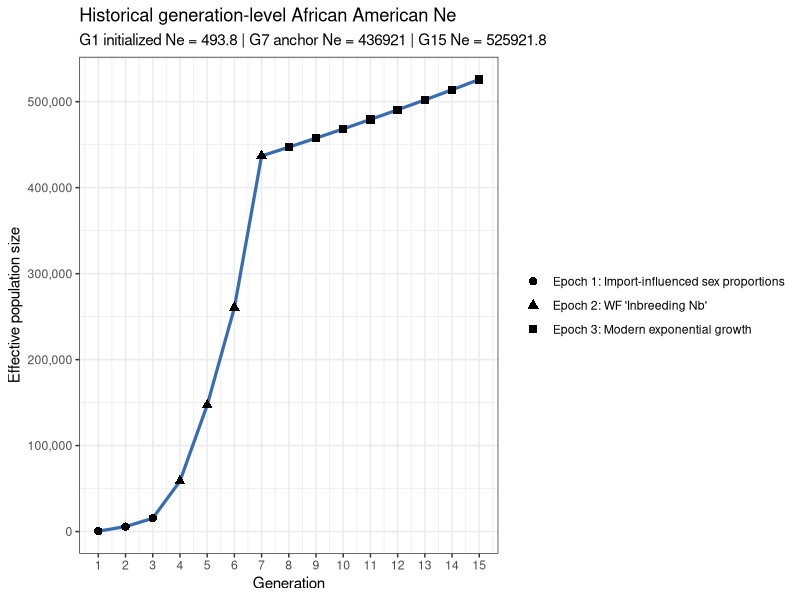
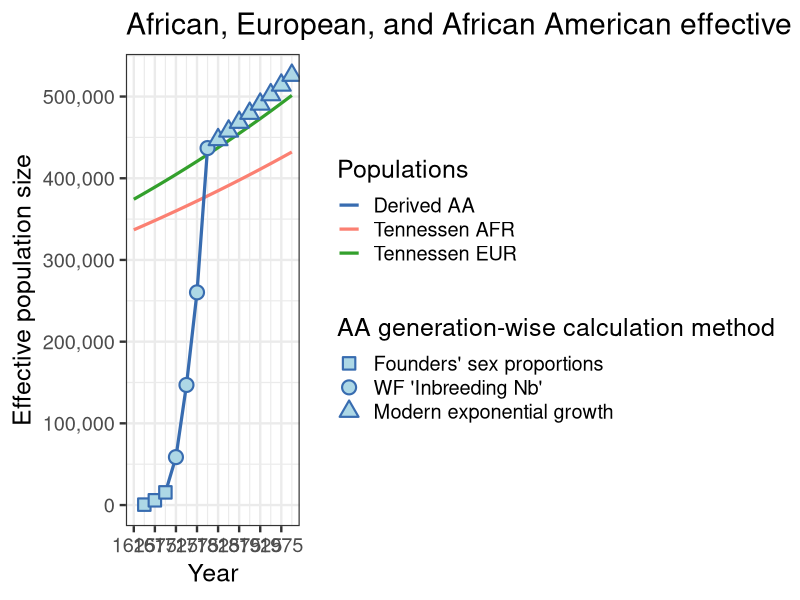
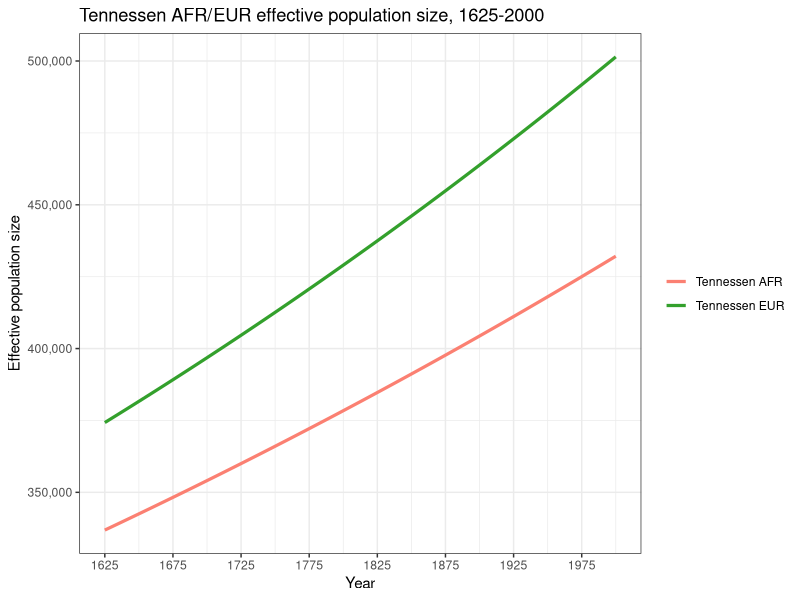

These charts were generated, in order, by the following R code:
# ______________________________________________________________________________
# Aydin Karatas
# ___
# University of Southern California
# Department of Quantitative and Computational Biology
# Mooney Lab
# ___
# calc.3T.Ne.R
# ______________________________________________________________________________


# pattern: Mixed (script)
# Reason: this analysis script combines calculations with printing/plotting.

library(tidyverse)

# functions ----
# validate that a given value is a single non-negative whole generation.
# `value` is the candidate input and `name` is used in the error message.
validate.whole.generation.count <- function(value, name) {
  if (
    length(value) != 1 ||
      is.na(value) ||
      !is.finite(value) ||
      value != as.integer(value) ||
      value < 0
  ) {
    stop(name, " must be a non-negative whole generation count", call. = FALSE)
  }

  as.integer(value)
}

# build a generation sequence that can be empty when the requested length is 0.
# `start` is the first generation in the block and `len` is the block length.
build.generation.block <- function(start, len) {
  if (len == 0) {
    return(integer(0))
  }

  seq.int(start, start + len - 1L)
}

# return an explicit argument when provided, otherwise pull the default.
# `value` is the user-supplied override, `name` is the default binding name,
# and `defaults.env` is the environment that stores the fallback value.
resolve.default.param <- function(value, name, defaults.env) {
  if (!is.null(value)) {
    return(value)
  }

  get(name, envir = defaults.env)
}

# build the modeled generation layout for the three epochs.
# `epoch.*.len` are the epoch lengths, `gen.time` and `present.year` define the
# timeline, and `start.year` sets the first modeled generation boundary.
calc.epoch.config <- function(
    epoch.1.len,
    epoch.2.len,
    epoch.3.len,
    gen.time,
    present.year,
    start.year = 1625
) {
  epoch.1.len <- validate.whole.generation.count(
    epoch.1.len,
    "epoch.1.len"
  )
  epoch.2.len <- validate.whole.generation.count(
    epoch.2.len,
    "epoch.2.len"
  )
  epoch.3.len <- validate.whole.generation.count(
    epoch.3.len,
    "epoch.3.len"
  )

  max.epoch.1.len <- 7L

  if (epoch.1.len > max.epoch.1.len) {
    stop("epoch.1.len cannot exceed 7 modeled generations", call. = FALSE)
  }

  year.span <- present.year - start.year
  total.generations <- year.span / gen.time

  if (total.generations != as.integer(total.generations)) {
    stop(
      "present.year - start.year must be divisible by gen.time",
      call. = FALSE
    )
  }

  total.generations <- as.integer(total.generations)
  total.epoch.len <- epoch.1.len + epoch.2.len + epoch.3.len

  if (total.epoch.len != total.generations) {
    stop(
      "total epoch length must equal (present.year - start.year) / gen.time",
      call. = FALSE
    )
  }

  epoch.1.generations <- build.generation.block(1L, epoch.1.len)
  epoch.2.generations <- build.generation.block(epoch.1.len + 1L, epoch.2.len)
  epoch.3.first.generation <- if (epoch.3.len == 0) {
    NA_integer_
  } else {
    epoch.1.len + epoch.2.len + 1L
  }
  epoch.3.generations <- build.generation.block(
    epoch.1.len + epoch.2.len + 1L,
    epoch.3.len
  )

  epoch.3.anchor.generation <- NA_integer_

  if (epoch.3.len > 0) {
    if (epoch.2.len > 0) {
      epoch.3.anchor.generation <- max(epoch.2.generations)
    } else if (epoch.1.len > 0) {
      epoch.3.anchor.generation <- max(epoch.1.generations)
    } else {
      stop(
        "epoch 3 requires a prior non-empty epoch to provide an anchor",
        call. = FALSE
      )
    }
  }

  list(
    epoch.1.len = epoch.1.len,
    epoch.2.len = epoch.2.len,
    epoch.3.len = epoch.3.len,
    max.epoch.1.len = max.epoch.1.len,
    start.year = start.year,
    total.generations = total.generations,
    final.generation = total.generations,
    epoch.1.generations = epoch.1.generations,
    epoch.1.sex.generations = epoch.1.generations[epoch.1.generations >= 2],
    epoch.2.generations = epoch.2.generations,
    epoch.2.parental.generations = epoch.2.generations[
      epoch.2.generations >= 2
    ],
    epoch.3.generations = epoch.3.generations,
    epoch.3.first.generation = epoch.3.first.generation,
    epoch.3.anchor.generation = epoch.3.anchor.generation
  )
}

# create the African and European ancestry proportions by modeled generation.
# `mooney.cg[1]` is a dummy value for alignment. The paper-derived values start
# at `mooney.cg[2]`, so modeled G1 uses position 2.
build.mixing.props <- function(
    epoch.config,
    mooney.cg,
    epoch.1.eur.prop,
    epoch.2.afr.prop,
    epoch.2.eur.prop,
    epoch.3.afr.prop,
    epoch.3.eur.prop
) {
  if (epoch.config$epoch.1.len > length(mooney.cg) - 1L) {
    stop(
      "epoch.1.len cannot exceed paper-derived mooney.cg values",
      call. = FALSE
    )
  }

  epoch.1.cg <- if (epoch.config$epoch.1.len == 0L) {
    numeric(0)
  } else {
    mooney.cg[seq.int(2L, epoch.config$epoch.1.len + 1L)]
  }
  s.eur <- c(
    rep(epoch.1.eur.prop, epoch.config$epoch.1.len),
    rep(epoch.2.eur.prop, epoch.config$epoch.2.len),
    rep(epoch.3.eur.prop, epoch.config$epoch.3.len)
  )
  s.afr <- c(
    (1 - epoch.1.eur.prop) * epoch.1.cg,
    rep(epoch.2.afr.prop, epoch.config$epoch.2.len),
    rep(epoch.3.afr.prop, epoch.config$epoch.3.len)
  )

  if (
    length(s.eur) != epoch.config$total.generations ||
      length(s.afr) != epoch.config$total.generations
  ) {
    stop("AA.mixing.props vectors must not recycle", call. = FALSE)
  }

  tibble(
    g = seq_len(epoch.config$total.generations),
    s.afr = s.afr,
    s.eur = s.eur,
    h = pmax(1 - s.afr - s.eur, 0)
  )
}

# intersect generation windows with historical periods and measure coverage.
# `window.tbl` is the generation map and `hacker.tbl` is the historical  period
# table with start and end years.
calc.period.overlaps <- function(window.tbl, hacker.tbl) {
  merge(window.tbl, hacker.tbl, by = NULL) %>%
    as_tibble() %>%
    mutate(
      period.length = end.year - start.year,
      overlap.start.year = pmax(window.start.year, start.year),
      overlap.end.year = pmin(window.end.year, end.year),
      overlap.years = pmax(0, overlap.end.year - overlap.start.year),
      overlap.weight = overlap.years / period.length
    ) %>%
    filter(overlap.years > 0) %>%
    arrange(generation, start.year)
}

# estimate population size at a year by interpolating inside a period.
# `year` is the target year to query and `hacker.tbl` contains the period
# boundaries plus beginning and ending population sizes.
calc.boundary.population <- function(year, hacker.tbl) {
  if (is.na(year)) {
    return(NA_real_)
  }

  if (year < min(hacker.tbl$start.year) || year > max(hacker.tbl$end.year)) {
    return(NA_real_)
  }

  period.idx <- which(
    hacker.tbl$start.year <= year & hacker.tbl$end.year >= year
  )
  period.idx <- period.idx[length(period.idx)]
  period.row <- hacker.tbl[period.idx, ]
  period.length <- period.row$end.year - period.row$start.year
  period.frac <- (year - period.row$start.year) / period.length

  period.row$pop.beginning +
    period.frac * (period.row$pop.end - period.row$pop.beginning)
}

# build a generation map with explicit labels and calendar windows.
# G0 can be built with `first.generation = 0`, but modeled output starts at G1.
build.generation.map <- function(
    first.generation,
    generation.count,
    start.year,
    gen.time
) {
  tibble(
    generation = seq.int(
      first.generation,
      first.generation + generation.count - 1L
    ),
    generation.start.year = seq(
      start.year,
      start.year + gen.time * (generation.count - 1L),
      by = gen.time
    ),
    generation.end.year = generation.start.year + gen.time,
    generation.window.years = generation.end.year - generation.start.year,
    window.start.year = generation.start.year,
    window.end.year = generation.end.year
  )
}

# aggregate historical inputs over generation windows.
# This returns source-history summaries only; callers decide which rows are part
# of the modeled trajectory.
aggregate.generation.history <- function(
    generation.map,
    hacker.tbl,
    hacker.end.year
) {
  history.overlap <- calc.period.overlaps(generation.map, hacker.tbl) %>%
    select(
      generation,
      generation.start.year,
      generation.end.year,
      period,
      start.year,
      end.year,
      overlap.start.year,
      overlap.end.year,
      overlap.years,
      overlap.weight,
      imported,
      births,
      assumed.birth.rate,
      person.years.lived
    )

  history.agg <- history.overlap %>%
    group_by(generation, generation.start.year, generation.end.year) %>%
    summarise(
      periods = paste(period, collapse = ", "),
      imported = sum(imported * overlap.weight, na.rm = TRUE),
      births = sum(births * overlap.weight, na.rm = TRUE),
      birth.rate = weighted.mean(
        assumed.birth.rate,
        person.years.lived * overlap.weight,
        na.rm = TRUE
      ),
      aggregation.start.year = min(overlap.start.year),
      aggregation.end.year = max(overlap.end.year),
      hacker.window.years = sum(overlap.years),
      .groups = "drop"
    )

  history.agg <- generation.map %>%
    select(
      generation,
      generation.start.year,
      generation.end.year,
      generation.window.years
    ) %>%
    left_join(
      history.agg,
      by = c("generation", "generation.start.year", "generation.end.year")
    ) %>%
    mutate(
      population.boundary.year = if_else(
        generation.start.year < hacker.end.year,
        pmin(generation.end.year, hacker.end.year),
        NA_real_
      ),
      pop.end = map_dbl(
        population.boundary.year,
        calc.boundary.population,
        hacker.tbl = hacker.tbl
      ),
      is.truncated = !is.na(hacker.window.years) &
        hacker.window.years < generation.window.years
    )

  list(overlap = history.overlap, agg = history.agg)
}

# add a readable epoch label to each generation row.
# `AA.ne` is the analysis table and `epoch.config` supplies the generation
# ranges used to assign the three epoch labels.
make.epoch.labels <- function(AA.ne, epoch.config) {
  epoch.1.label <- if (length(epoch.config$epoch.1.generations) > 0) {
    "Epoch 1: Import-influenced sex proportions"
  } else {
    NA_character_
  }
  epoch.2.label <- if (length(epoch.config$epoch.2.generations) > 0) {
      "Epoch 2: WF 'Inbreeding Nb'"
  } else {
    NA_character_
  }
  epoch.3.label <- if (length(epoch.config$epoch.3.generations) > 0) {
      "Epoch 3: Modern exponential growth"
  } else {
    NA_character_
  }

  AA.ne %>%
    mutate(
      epoch = case_when(
        generation %in% epoch.config$epoch.1.generations ~ epoch.1.label,
        generation %in% epoch.config$epoch.2.generations ~ epoch.2.label,
        generation %in% epoch.config$epoch.3.generations ~ epoch.3.label
      )
    )
}

# check that the derived tables are internally consistent before returning.
# `AA.ne`, `AA.overlap`, and `AA.mixing.props` are the computed outputs, while
# the remaining arguments provide the timeline and boundary checks.
validate.analysis.outputs <- function(
    AA.ne,
    AA.overlap,
    AA.mixing.props,
    epoch.config,
    gen.time,
    present.year
) {
  stopifnot(
    identical(
      sort(AA.ne$generation),
      seq_len(epoch.config$total.generations)
    ),
    nrow(AA.mixing.props) == epoch.config$total.generations,
    identical(AA.mixing.props$g, seq_len(epoch.config$total.generations)),
    all(AA.ne$generation.window.years == gen.time),
    AA.ne$generation.start.year[1] == epoch.config$start.year,
    AA.ne$generation.end.year[epoch.config$final.generation] == present.year,
    all(AA.overlap$overlap.weight > 0),
    all(AA.overlap$overlap.weight <= 1),
    !is.na(AA.ne$female.total[1]),
    !is.na(AA.ne$male.total[1]),
    all(!is.na(AA.ne$female.total[epoch.config$epoch.1.sex.generations])),
    all(!is.na(AA.ne$male.total[epoch.config$epoch.1.sex.generations])),
    all(
      !is.na(
        AA.ne$parental.population[epoch.config$epoch.2.parental.generations]
      )
    ),
    all(!is.na(AA.ne$k[epoch.config$epoch.2.generations])),
    all(is.finite(AA.ne$admix.ne[epoch.config$epoch.2.generations])),
    all(AA.ne$admix.ne[epoch.config$epoch.2.generations] > 0),
    all(is.finite(AA.ne$import.ne[epoch.config$epoch.2.generations])),
    all(AA.ne$import.ne[epoch.config$epoch.2.generations] >= 0),
    all(
      is.na(AA.ne$import.female[epoch.config$epoch.2.generations]) |
        AA.ne$import.female[epoch.config$epoch.2.generations] > 0
    ),
    all(
      is.na(AA.ne$import.male[epoch.config$epoch.2.generations]) |
        AA.ne$import.male[epoch.config$epoch.2.generations] > 0
    ),
    all(
      abs(
        AA.ne$ne[epoch.config$epoch.2.generations] -
          AA.ne$admix.ne[epoch.config$epoch.2.generations] -
          AA.ne$import.ne[epoch.config$epoch.2.generations]
      ) < 1e-6
    ),
    all(
      AA.ne$import.ne[
        epoch.config$epoch.2.generations[
          AA.ne$imported[epoch.config$epoch.2.generations] <= 0
        ]
      ] == 0
    ),
    all(
      grepl(
        "^Epoch 3:",
        AA.ne$epoch[epoch.config$epoch.3.generations]
      )
    ),
    all(is.finite(AA.ne$ne)),
    all(AA.ne$ne > 0)
  )
}

# compute the full AA Ne analysis and return every intermediate table.
# the scalar arguments control the demographic timeline, G1 initialization, and
# epoch settings, while `mooney.cg` and `hacker.tbl` provide the input data.
calc.aa.ne.results <- function(
    gen.time = NULL,
    hacker.end.year = NULL,
    present.year = NULL,
    epoch.1.len = NULL,
    epoch.2.len = NULL,
    epoch.3.len = NULL,
    epoch.3.growth.rate = NULL,
    mooney.cg = NULL,
    epoch.1.eur.prop = NULL,
    epoch.2.afr.prop = NULL,
    epoch.2.eur.prop = NULL,
    epoch.3.afr.prop = NULL,
    epoch.3.eur.prop = NULL,
    hacker.tbl = NULL
) {
  defaults.env <- parent.env(environment())
  gen.time <- resolve.default.param(gen.time, "gen.time", defaults.env)
  hacker.end.year <- resolve.default.param(
    hacker.end.year,
    "hacker.end.year",
    defaults.env
  )
  present.year <- resolve.default.param(
    present.year,
    "present.year",
    defaults.env
  )
  epoch.1.len <- resolve.default.param(
    epoch.1.len,
    "epoch.1.len",
    defaults.env
  )
  epoch.2.len <- resolve.default.param(
    epoch.2.len,
    "epoch.2.len",
    defaults.env
  )
  epoch.3.len <- resolve.default.param(
    epoch.3.len,
    "epoch.3.len",
    defaults.env
  )
  epoch.3.growth.rate <- resolve.default.param(
    epoch.3.growth.rate,
    "epoch.3.growth.rate",
    defaults.env
  )
  mooney.cg <- resolve.default.param(mooney.cg, "mooney.cg", defaults.env)
  epoch.1.eur.prop <- resolve.default.param(
    epoch.1.eur.prop,
    "epoch.1.eur.prop",
    defaults.env
  )
  epoch.2.afr.prop <- resolve.default.param(
    epoch.2.afr.prop,
    "epoch.2.afr.prop",
    defaults.env
  )
  epoch.2.eur.prop <- resolve.default.param(
    epoch.2.eur.prop,
    "epoch.2.eur.prop",
    defaults.env
  )
  epoch.3.afr.prop <- resolve.default.param(
    epoch.3.afr.prop,
    "epoch.3.afr.prop",
    defaults.env
  )
  epoch.3.eur.prop <- resolve.default.param(
    epoch.3.eur.prop,
    "epoch.3.eur.prop",
    defaults.env
  )
  hacker.tbl <- resolve.default.param(hacker.tbl, "hacker.tbl", defaults.env)

  epoch.config <- calc.epoch.config(
    epoch.1.len = epoch.1.len,
    epoch.2.len = epoch.2.len,
    epoch.3.len = epoch.3.len,
    gen.time = gen.time,
    present.year = present.year
  )

  AA.mixing.props <- build.mixing.props(
    epoch.config = epoch.config,
    mooney.cg = mooney.cg,
    epoch.1.eur.prop = epoch.1.eur.prop,
    epoch.2.afr.prop = epoch.2.afr.prop,
    epoch.2.eur.prop = epoch.2.eur.prop,
    epoch.3.afr.prop = epoch.3.afr.prop,
    epoch.3.eur.prop = epoch.3.eur.prop
  )

  AA.hacker.tbl <- hacker.tbl %>%
    mutate(
      start.year = as.numeric(sub("-.*", "", period)),
      end.year = as.numeric(sub(".*-", "", period))
    ) %>%
    select(
      period,
      start.year,
      end.year,
      person.years.lived,
      assumed.birth.rate,
      imported,
      births,
      pop.beginning,
      pop.end
    )

  # G0 is a historical initialization window only. It is not returned in AA.ne,
  # not included in AA.mixing.props, and not plotted as part of the AA model.
  g0.generation.map <- build.generation.map(
    first.generation = 0L,
    generation.count = 1L,
    start.year = epoch.config$start.year - gen.time,
    gen.time = gen.time
  )

  AA.generation.map <- build.generation.map(
    first.generation = 1L,
    generation.count = epoch.config$total.generations,
    start.year = epoch.config$start.year,
    gen.time = gen.time
  )

  g0.history <- aggregate.generation.history(
    generation.map = g0.generation.map,
    hacker.tbl = AA.hacker.tbl,
    hacker.end.year = hacker.end.year
  )
  AA.history <- aggregate.generation.history(
    generation.map = AA.generation.map,
    hacker.tbl = AA.hacker.tbl,
    hacker.end.year = hacker.end.year
  )
  AA.overlap <- AA.history$overlap
  g0.agg <- g0.history$agg
  AA.agg <- AA.history$agg

  g0.african.potential.parents <- g0.agg$pop.end[1] - g0.agg$births[1]
  g1.imported <- AA.agg$imported[AA.agg$generation == 1]
  g1.african.total <- g0.african.potential.parents + g1.imported
  g1.european.total <- g1.african.total * 0.15
  g1.female.total <- g1.african.total * (1 / 3)
  g1.male.total <- g1.african.total * (2 / 3) + g1.european.total
  ne.g1 <- 4 * g1.female.total * g1.male.total /
    (g1.female.total + g1.male.total)

  stopifnot(
    is.finite(g0.african.potential.parents),
    g0.african.potential.parents >= 0,
    is.finite(g1.imported),
    is.finite(ne.g1),
    ne.g1 > 0
  )

  AA.ne <- AA.agg %>%
    arrange(generation) %>%
    mutate(
      population.at.generation.start = map_dbl(
        generation.start.year,
        calc.boundary.population,
        hacker.tbl = AA.hacker.tbl
      ),
      prev.births = dplyr::lag(births),
      previous.birth.periods = NA_character_,
      births.in.previous.25.years = NA_real_,
      female.imported = if_else(
        generation %in% epoch.config$epoch.1.sex.generations,
        ceiling(imported / 3),
        NA_real_
      ),
      male.imported = if_else(
        generation %in% epoch.config$epoch.1.sex.generations,
        floor(2 * imported / 3),
        NA_real_
      ),
      female.potential = if_else(
        generation %in% epoch.config$epoch.1.sex.generations,
        0.5 * prev.births,
        NA_real_
      ),
      male.potential = if_else(
        generation %in% epoch.config$epoch.1.sex.generations,
        0.5 * prev.births,
        NA_real_
      ),
      female.total = case_when(
        generation == 1 ~ g1.female.total,
        TRUE ~ female.imported + female.potential
      ),
      male.total = case_when(
        generation == 1 ~ g1.male.total,
        TRUE ~ male.imported + male.potential
      ),
      adult.population.age25.proxy = NA_real_,
      parental.population = if_else(
        generation %in% epoch.config$epoch.2.generations,
        prev.births,
        NA_real_
      ),
      parental.population.method = if_else(
        generation %in% epoch.config$epoch.2.generations,
        "prev.births plus separate import Ne component",
        NA_character_
      ),
      k = if_else(
        generation %in% epoch.config$epoch.2.generations,
        gen.time * birth.rate / 1000,
        NA_real_
      ),
      import.female = if_else(
        generation %in% epoch.config$epoch.2.generations & imported > 0,
        ceiling(imported / 3),
        NA_real_
      ),
      import.male = if_else(
        generation %in% epoch.config$epoch.2.generations & imported > 0,
        floor(2 * imported / 3),
        NA_real_
      ),
      admix.ne = if_else(
        generation %in% epoch.config$epoch.2.generations,
        (k * parental.population - 1) / k,
        NA_real_
      ),
      import.ne = case_when(
        generation %in% epoch.config$epoch.2.generations &
          imported > 0 &
          import.female > 0 &
          import.male > 0 ~
            4 * import.female * import.male / (import.female + import.male),
        generation %in% epoch.config$epoch.2.generations ~ 0,
        TRUE ~ NA_real_
      )
    )

  AA.ne <- AA.ne %>%
    mutate(
      ne = case_when(
        generation == 1 ~ ne.g1,
        generation %in% epoch.config$epoch.1.sex.generations ~
          4 * female.total * male.total / (female.total + male.total),
        generation %in% epoch.config$epoch.2.generations ~
          admix.ne + import.ne,
        TRUE ~ NA_real_
      )
    )

  epoch.3.anchor.ne <- if (length(epoch.config$epoch.3.generations) == 0) {
    NA_real_
  } else {
    AA.ne %>%
      filter(generation == epoch.config$epoch.3.anchor.generation) %>%
      pull(ne)
  }

  AA.ne <- AA.ne %>%
    mutate(
      ne = if_else(
        generation %in% epoch.config$epoch.3.generations,
        epoch.3.anchor.ne *
          exp(epoch.3.growth.rate *
            (generation - epoch.config$epoch.3.anchor.generation)),
        ne
      ),
      n.f.plus.m = (female.total + male.total),
      ne.over.n = ne / n.f.plus.m,
      four.f.m = 4 * (female.total / n.f.plus.m) * (male.total / n.f.plus.m)
    ) %>%
    make.epoch.labels(epoch.config) %>%
    select(
      generation,
      generation.start.year,
      generation.end.year,
      generation.window.years,
      aggregation.start.year,
      aggregation.end.year,
      hacker.window.years,
      is.truncated,
      population.boundary.year,
      periods,
      epoch,
      imported,
      births,
      birth.rate,
      prev.births,
      pop.end,
      previous.birth.periods,
      births.in.previous.25.years,
      population.at.generation.start,
      female.total,
      male.total,
      adult.population.age25.proxy,
      parental.population,
      parental.population.method,
      k,
      admix.ne,
      import.female,
      import.male,
      import.ne,
      ne,
      n.f.plus.m,
      ne.over.n,
      four.f.m
    )

  validate.analysis.outputs(
    AA.ne = AA.ne,
    AA.overlap = AA.overlap,
    AA.mixing.props = AA.mixing.props,
    epoch.config = epoch.config,
    gen.time = gen.time,
    present.year = present.year
  )

  list(
    AA.ne = AA.ne,
    AA.overlap = AA.overlap,
    AA.mixing.props = AA.mixing.props,
    epoch.config = epoch.config,
    ne.g1 = ne.g1,
    epoch.3.anchor.ne = epoch.3.anchor.ne,
    epoch.3.growth.rate = epoch.3.growth.rate
  )
}


# tunable parameters ----
gen.time <- 25
hacker.end.year <- 1865
present.year <- 2000
epoch.1.len <- 3
epoch.2.len <- 4
epoch.3.len <- 8

# This source table keeps several historical columns for completeness. The model
# directly uses only period, person-years, birth-rate, imports, births, and
# population-boundary columns selected into `AA.hacker.tbl`.
hacker.tbl <- data.frame(
  period = c(
    "1610-1620", "1620-1630", "1630-1640", "1640-1650", "1650-1660",
    "1660-1670", "1670-1680", "1680-1690", "1690-1700", "1700-1710",
    "1710-1720", "1720-1730", "1730-1740", "1740-1750", "1750-1760",
    "1760-1770", "1770-1780", "1780-1790", "1790-1800", "1800-1810",
    "1810-1820", "1820-1830", "1830-1840", "1840-1850", "1850-1860",
    "1860-1861", "1861-1862", "1862-1863", "1863-1864", "1864-1865"
  ),
  pop.beginning = c(
    0, 20, 59, 585, 1568,
    2862, 4444, 6832, 16394, 27806,
    41844, 67294, 95669, 156040, 247027,
    319290, 459446, 558921, 706514, 908036,
    1195182, 1550757, 2021968, 2530405, 3204420,
    3953760, 3991133, 3903859, 3815760, 3726828
  ),
  pop.end = c(
    20, 59, 585, 1568, 2862,
    4444, 6832, 16394, 27806, 41844,
    67294, 95669, 156040, 247027, 319290,
    459446, 558921, 706514, 908036, 1195182,
    1550757, 2021968, 2530405, 3204420, 3953760,
    3991133, 3903859, 3815760, 3726828, 3630336
  ),
  growth.rate.10yr = c(
    NA, 195.0, 891.5, 168.0, 82.5,
    55.3, 53.7, 140.0, 69.6, 50.5,
    60.8, 42.2, 63.1, 58.3, 29.3,
    43.9, 21.7, 26.4, 28.5, 31.6,
    29.8, 30.4, 25.1, 26.6, 23.4,
    NA, NA, NA, NA, NA
  ),
  person.years.lived = c(
    16, 361, 2293, 9970, 21505,
    35952, 55527, 109243, 215999, 343482,
    535651, 806513, 1234030, 1980625, 2816150,
    3851269, 5075599, 6298380, 8030652, 10450423,
    13652609, 17759559, 22666906, 28541607, 35659777,
    3972417, 3947335, 3859642, 3771119, 3144251
  ),
  hours.worked.millions = c(
    0, 1, 5, 23, 49,
    82, 127, 251, 496, 788,
    1229, 1850, 2831, 4544, 6461,
    8835, 11644, 14449, 18423, 23975,
    31321, 40743, 52001, 65478, 81808,
    9113, 9056, 8855, 8651, 7213
  ),
  assumed.birth.rate = c(
    NA, 22.4, 22.4, 22.4, 22.4,
    22.4, 26.5, 27.3, 29.1, 31.0,
    34.6, 41.3, 41.4, 41.2, 46.4,
    39.5, 39.1, 44.7, 50.3, 55.8,
    55.7, 56.5, 56.5, 54.0, 52.3,
    49.6, 49.6, 49.6, 49.6, 49.6
  ),
  births = c(
    NA, 8, 51, 223, 481,
    804, 1472, 2986, 6295, 10635,
    18524, 33316, 51150, 81536, 130654,
    151957, 198660, 281549, 403648, 583395,
    759768, 1003859, 1280680, 1539820, 1865898,
    197032, 195788, 191438, 187048, 155955
  ),
  imported = c(
    32, 150, 110, 301, 1335,
    3038, 3582, 4947, 8197, 16442,
    17622, 41334, 66672, 26455, 44718,
    59557, 41129, 25105, 16183, 77368,
    5207, 410, 91, 0, 303,
    110, 0, 0, 0, 0
  ),
  smuggled = c(
    NA, NA, NA, NA, NA,
    NA, NA, NA, NA, NA,
    NA, NA, NA, NA, NA,
    NA, NA, NA, NA, NA,
    NA, 1100, 900, 500, 200,
    NA, NA, NA, NA, NA
  ),
  natural.increase.rate = c(
    NA, -30.8, 18.1, 6.8, -0.2,
    -4.0, -2.2, 4.2, 1.5, -0.7,
    1.5, -1.6, -0.5, 3.3, 1.0,
    2.1, 1.3, 2.2, 2.6, 2.4,
    2.7, 2.9, 2.4, 2.4, 2.2,
    NA, NA, NA, NA, NA
  ),
  births.plus.imports = c(
    32, 158, 161, 524, 1816,
    3842, 5054, 7933, 14492, 27077,
    36146, 74650, 117822, 107991, 175372,
    211514, 239789, 306654, 419831, 660763,
    764975, 1005369, 1281671, 1540320, 1866401,
    197142, 195788, 191438, 187048, 155955
  ),
  percent.total = c(
    0.0, 0.0, 0.0, 0.0, 0.0,
    0.0, 0.1, 0.1, 0.1, 0.3,
    0.4, 0.8, 1.2, 1.1, 1.8,
    2.2, 2.4, 3.1, 4.3, 6.7,
    7.8, 10.3, 13.1, 15.7, 19.0,
    2.0, 2.0, 2.0, 1.9, 1.6
  ),
  cumulative.number = c(
    32, 190, 351, 875, 2691,
    6533, 11587, 19520, 34012, 61089,
    97235, 171885, 289707, 397698, 573070,
    784584, 1024373, 1331027, 1750858, 2411621,
    3176596, 4181965, 5463636, 7003956, 8870357,
    9067499, 9263287, 9454725, 9641773, 9797728
  ),
  cumulative.percent = c(
    0.0, 0.0, 0.0, 0.0, 0.0,
    0.1, 0.1, 0.2, 0.3, 0.6,
    1.0, 1.8, 3.0, 4.1, 5.8,
    8.0, 10.5, 13.6, 17.9, 24.6,
    32.4, 42.7, 55.8, 71.5, 90.5,
    92.5, 94.5, 96.5, 98.4, 100.0
  ),
  stringsAsFactors = FALSE
)

epoch.3.growth.rate <- 0.023175

epoch.1.eur.prop <- 0.08
epoch.2.afr.prop <- 0.06
epoch.2.eur.prop <- 0.03
epoch.3.afr.prop <- 0
epoch.3.eur.prop <- 0

# The first value is a dummy index placeholder. The paper-derived values start
# at position 2, so modeled G1 uses `mooney.cg[2]`.
mooney.cg <- c(
  1,
  1,
  0.9835,
  0.8602,
  0.8551,
  0.7826,
  0.5380,
  0.1418
)

# calculations ----
analysis.results <- calc.aa.ne.results()

AA.ne <- analysis.results$AA.ne
AA.overlap <- analysis.results$AA.overlap
AA.mixing.props <- analysis.results$AA.mixing.props
epoch.config <- analysis.results$epoch.config
ne.g1 <- analysis.results$ne.g1
epoch.3.anchor.ne <- analysis.results$epoch.3.anchor.ne


# plotting ----
summary.generations <- c(
  epoch.config$epoch.1.generations,
  epoch.config$epoch.2.generations,
  epoch.config$final.generation
)
summary.generations <- sort(unique(summary.generations))

cat("\nHistorical generation-level ADMIX Ne summary\n")
print(
  AA.ne %>%
    filter(generation %in% summary.generations) %>%
    select(
      generation,
      generation.start.year,
      generation.end.year,
      epoch,
      is.truncated,
      imported,
      births,
      birth.rate,
      prev.births,
      female.total,
      male.total,
      adult.population.age25.proxy,
      parental.population,
      parental.population.method,
      k,
      admix.ne,
      import.female,
      import.male,
      import.ne,
      ne
    ),
  n = Inf
)

cat(
  paste0(
    "\nHistorical present-day G",
    epoch.config$final.generation,
    " Ne: ",
    round(AA.ne$ne[AA.ne$generation == epoch.config$final.generation], 1),
    "\n"
  )
)

AA.ne.plot <- ggplot(
  data = AA.ne,
  aes(x = generation.end.year, y = ne)
) +
  geom_line(color = "#386cb0", linewidth = 1.1) +
  geom_point(aes(shape = epoch), size = 2.5) +
  scale_y_continuous(labels = scales::comma) +
  scale_x_continuous(
    breaks = AA.ne$generation.end.year,
    labels = AA.ne$generation
  ) +
  labs(
    x = "Generation",
    y = "Effective population size",
    shape = NULL,
    title = "Historical generation-level African American Ne",
    subtitle = paste0(
      "G1 initialized Ne = ",
      round(ne.g1, 1),
      " | G",
      epoch.config$epoch.3.anchor.generation,
      " anchor Ne = ",
      round(epoch.3.anchor.ne, 1),
      " | G",
      epoch.config$final.generation,
      " Ne = ",
      round(AA.ne$ne[AA.ne$generation == epoch.config$final.generation], 1)
    )
  ) +
  theme_bw()

if (interactive()) {
  print(AA.ne.plot)
}


# tennessen afr/eur ne trajectory ----
# constants from `other_scripts/const.sh` and `build_3T_demography.py`
t.af.years <- 148000
t.ooa.years <- 51000
t.eu0.years <- 23000
t.eg.years <- 5115
r.eu0 <- 0.00307
r.eu <- 0.0195
r.afr <- 0.0166
n.a <- 7310
n.afr.1 <- 14474
n.b <- 1861
n.eu0 <- 1032

t.af <- t.af.years / gen.time
t.ooa <- t.ooa.years / gen.time
t.eu0 <- t.eu0.years / gen.time
t.eg <- t.eg.years / gen.time
n.eu1 <- n.eu0 / exp(-r.eu0 * (t.eu0 - t.eg))
n.eu.present <- n.eu1 / exp(-r.eu * t.eg)
n.afr.present <- n.afr.1 / exp(-r.afr * t.eg)

tennessen.start.year <- min(AA.ne$generation.start.year)
tennessen.end.year <- present.year
tennessen.years <- seq(tennessen.start.year, tennessen.end.year, by = 1)
tennessen.time.bp <- tennessen.end.year - tennessen.years
tennessen.time.gen <- tennessen.time.bp / gen.time

tennessen.ne <- tibble(
  year = tennessen.years,
  time.bp = tennessen.time.bp,
  time.gen = tennessen.time.gen
) %>%
  mutate(
    afr = case_when(
      time.gen <= t.eg ~ n.afr.present * exp(-r.afr * time.gen),
      time.gen <= t.ooa ~ n.afr.1,
      time.gen <= t.af ~ n.a,
      TRUE ~ NA_real_
    ),
    eur = case_when(
      time.gen <= t.eg ~ n.eu.present * exp(-r.eu * time.gen),
      time.gen <= t.eu0 ~ n.eu1 * exp(-r.eu0 * (time.gen - t.eg)),
      time.gen <= t.ooa ~ n.b,
      TRUE ~ NA_real_
    ),
    epoch = NA
  )

tennessen.ne.long <- tennessen.ne %>%
  pivot_longer(
    cols = c(afr, eur),
    names_to = "population",
    values_to = "ne"
  )

tennessen.ne.plot <- ggplot(
  tennessen.ne.long,
  aes(x = year, y = ne, color = population)
) +
  geom_line(linewidth = 1.1) +
  scale_y_continuous(labels = scales::comma) +
  scale_x_continuous(
    breaks = seq(tennessen.start.year, tennessen.end.year, by = 50)
  ) +
  scale_color_manual(
    values = c(
      afr = "#fb8072",
      eur = "#33a02c"
    ),
    labels = c(
      afr = "Tennessen AFR",
      eur = "Tennessen EUR"
    )
  ) +
  labs(
    x = "Year",
    y = "Effective population size",
    color = NULL,
    title = paste0(
      "Tennessen AFR/EUR effective population size, ",
      tennessen.start.year,
      "-",
      tennessen.end.year
    )
  ) +
  theme_bw()

if (interactive()) {
  print(tennessen.ne.plot)
}


# combined aa/afr/eur ne plot ----
aa.ne.long <- AA.ne %>%
  transmute(
    year = generation.end.year,
    population = "aa",
    ne = ne,
    epoch = epoch
  )

combined.ne.long <- bind_rows(
  aa.ne.long,
  tennessen.ne.long %>%
    transmute(year, population, ne, epoch)
)

combined.ne.plot <- ggplot(
  combined.ne.long,
  aes(x = year, y = ne, color = population)
) +
  geom_line(
    data = combined.ne.long %>% filter(population != "aa"),
    linewidth = 1.1
  ) +
  geom_line(
    data = combined.ne.long %>% filter(population == "aa"),
    linewidth = 1.1
  ) +
  geom_point(
    aes(shape = epoch),
    size = 4,
    stroke = 1.1,
    fill = "#ADD8E6",
    color = "#386cb0"
  ) +
  scale_shape_manual(
    values = c(
      `Epoch 1: Import-influenced sex proportions` = 22,
      `Epoch 2: WF 'Inbreeding Nb'` = 21,
      `Epoch 3: Modern exponential growth` = 24
    ),
    labels = c(
      `Epoch 1: Import-influenced sex proportions` =
        "Founders' sex proportions",
      `Epoch 2: WF 'Inbreeding Nb'` = "WF 'Inbreeding Nb'",
      `Epoch 3: Modern exponential growth` = "Modern exponential growth"
    ),
    name = "AA generation-wise calculation method",
    na.translate = FALSE
  ) +
  scale_color_manual(
    values = c(
      aa = "#386cb0",
      afr = "#fb8072",
      eur = "#33a02c"
    ),
    labels = c(
      aa = "Derived AA",
      afr = "Tennessen AFR",
      eur = "Tennessen EUR"
    ),
    name = "Populations"
  ) +
  scale_y_continuous(labels = scales::comma) +
  scale_x_continuous(
    breaks = seq(tennessen.start.year, tennessen.end.year, by = 50)
  ) +
  labs(
    x = "Year",
    y = "Effective population size",
    color = NULL,
    title = paste0(
      "African, European, and African American effective population size, ",
      tennessen.start.year,
      "-",
      tennessen.end.year
    )
  ) +
  guides(
    color = guide_legend(order = 1),
    shape = guide_legend(order = 2)
  ) +
  theme_bw(base_size = 18)

if (interactive()) {
  print(combined.ne.plot)
}
